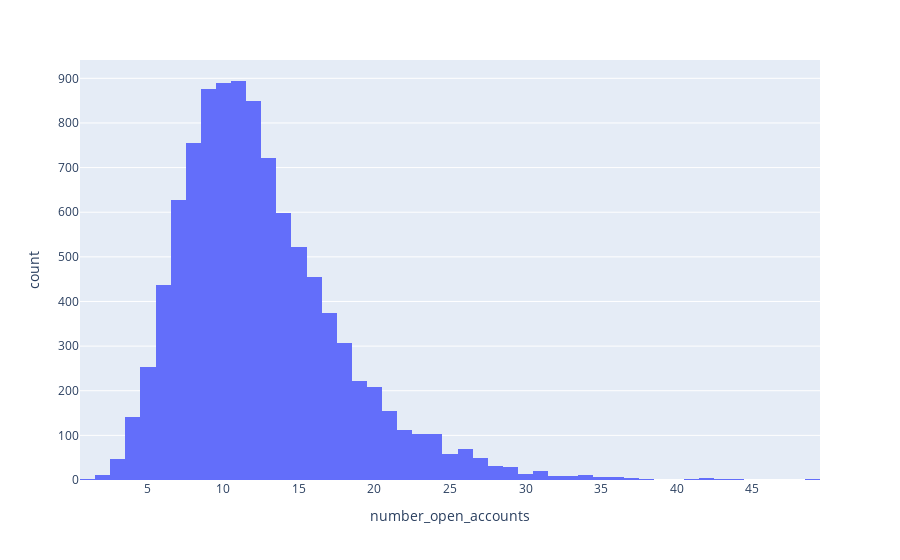

This figure's notebook cell:
### Code cell
px.histogram(df, x='number_open_accounts')

### Figure 1 — Plotly figure (JSON) as saved in the notebook; plotly's stock layout.template omitted (floating-point values rounded to 4 significant figures; data arrays with more than 128 entries replaced by an {"elided": "..."} marker saying what was removed)
{"data": [{"alignmentgroup": "True", "bingroup": "x", "hovertemplate": "number_open_accounts=%{x}<br>count=%{y}<extra></extra>", "legendgroup": "", "marker": {"color": "#636efa", "pattern": {"shape": ""}}, "name": "", "offsetgroup": "", "orientation": "v", "showlegend": false, "type": "histogram", "x": {"elided": "10000 int values"}, "xaxis": "x", "yaxis": "y"}], "layout": {"barmode": "relative", "legend": {"tracegroupgap": 0}, "margin": {"t": 60}, "xaxis": {"anchor": "y", "domain": [0, 1], "title": {"text": "number_open_accounts"}}, "yaxis": {"anchor": "x", "domain": [0, 1], "title": {"text": "count"}}}}
